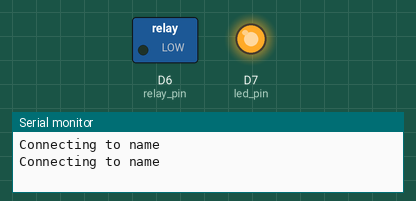
This sketch was run on a simulated ESP8266 (NodeMCU). Shown: switched loads named in the sketch (green lamp = pin HIGH), output pins drawn as LEDs (lit = HIGH), the last lines printed to the serial monitor. WiFi joins after 1.5 s; servers stay silent unless stated; random numbers use the default seed unless the sketch sets one; no MQTT or app messages arrive unless stated.

Above: at 0.1 s.
At 1.6 s:
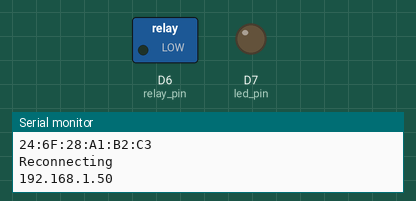
Timing chart, 0 to 3.1 s (numbered marks = the images above):
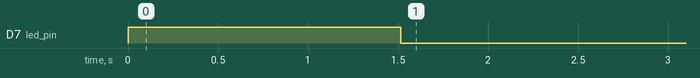

The sketch:

ESP8266_5_MQTT_code_switch.ino
```cpp
#include <ESP8266WiFi.h>
#include <PubSubClient.h>

const char* ssid = "name";
const char* wifi_password = "pwd";
const char* mqtt_server = "mqtt ip";
String switchcode = "27110096";
String switchnumber = "1";
char* msg_out = "Open Door 1";

const int relay_pin = D6;
const int led_pin = D7;

char* data_topic = "tgn/codeswitch/data";
char* msg_topic = "tgn/codeswitch/msg";
char* res_topic = "tgn/system/reboot/sonoff";
const char* con_topic = "tgn/codeswitch/connection/ip_1/";
String clientID = "codeswitch_1 V0.2 ";
int switchStateB = 0;
int relay_stat = 0;
int z = 0;

WiFiClient espClient;
PubSubClient client(espClient);

void setup() {
  digitalWrite(led_pin,HIGH);
  pinMode(relay_pin, OUTPUT);
  pinMode(led_pin, OUTPUT);
  Serial.begin(9600);
  Serial.println();
  Serial.print("Connecting to ");
  Serial.println(ssid);
  Serial.print("Connecting to ");
  Serial.println(ssid);
  setup_wifi();
  Serial.println("WiFi connected");
  Serial.print("IP address: ");
  client.setServer(mqtt_server, 1883);
  client.setCallback(callback);
  Serial.println(WiFi.localIP());
  Serial.println(WiFi.macAddress());
  digitalWrite(led_pin,LOW);
}

void setup_wifi() {
  WiFi.mode(WIFI_STA);
  WiFi.begin(ssid, wifi_password);
  while (WiFi.status() != WL_CONNECTED) {
    delay(100);
  }
  Serial.println(WiFi.localIP());
}

void reconnect(){
  while (!client.connected()){
  Serial.println("Reconnecting");
  clientID += String(random(0xffff), HEX);
  if(!client.connect(clientID.c_str())){
    Serial.print("faild, rc=");
    Serial.print(client.state());
    Serial.print("retrying in 5 s");
    delay(5000);
    }
  }
}

String getValue(String data, char separator, int index)
{
    int found = 0;
    int strIndex[] = { 0, -1 };
    int maxIndex = data.length() - 1;
    for (int i = 0; i <= maxIndex && found <= index; i++) {
        if (data.charAt(i) == separator || i == maxIndex) {
            found++;
            strIndex[0] = strIndex[1] + 1;
            strIndex[1] = (i == maxIndex) ? i+1 : i;
        }
    }
    return found > index ? data.substring(strIndex[0], strIndex[1]) : "";
}

void callback(char* topic, byte* payload, unsigned int length) {
  char msg[length+1];
  for (int i = 0; i < length; i++) {
    msg[i] = (char)payload[i];
  }
  msg[length] = '\0';
  String data = msg;
  if(strcmp(topic, res_topic) == 0) {
    if(strcmp(msg, "1") == 0){
      client.publish(res_topic, "0", true);
      ESP.restart();
    }
  }
  if(strcmp(topic, data_topic) == 0) {
    Serial.print("New Data:");
    Serial.println(data);
    String homec = data;

    if(homec == switchcode) {
      Serial.println("ON");
      digitalWrite(relay_pin,HIGH);
      digitalWrite(led_pin,HIGH);
      relay_stat = 1;
      client.publish(data_topic, "0", true);
      client.publish(msg_topic, msg_out, true);
      delay(5000);
      Serial.println("OFF");
      digitalWrite(relay_pin,LOW);
      digitalWrite(led_pin,LOW);
      relay_stat = 0;
    }
  }
}

void loop() {
  if (!client.connected()) {
        reconnect();
    }
  client.loop();
  char ip_out[50] = "";
  IPAddress ip_r = WiFi.localIP();
  byte first_octet = ip_r[0];
  byte second_octet = ip_r[1];
  byte third_octet = ip_r[2];
  byte fourth_octet = ip_r[3];
  static char ip_a[7];
  static char ip_b[7];
  static char ip_c[7];
  static char ip_d[7];
  dtostrf(first_octet, 2, 0, ip_a);
  dtostrf(second_octet, 2, 0, ip_b);
  dtostrf(third_octet, 1, 0, ip_c);
  dtostrf(fourth_octet, 2, 0, ip_d);
  strcat(ip_out,ip_a);
  strcat(ip_out,".");
  strcat(ip_out,ip_b);
  strcat(ip_out,".");
  strcat(ip_out,ip_c);
  strcat(ip_out,".");
  strcat(ip_out,ip_d);
  client.publish(con_topic, ip_out, true);
  Serial.println(ip_out);
  delay(5000);
  z = z + 1;
  if (z == 720){
    Serial.println("reboot");
    ESP.restart();
  }
}
```
